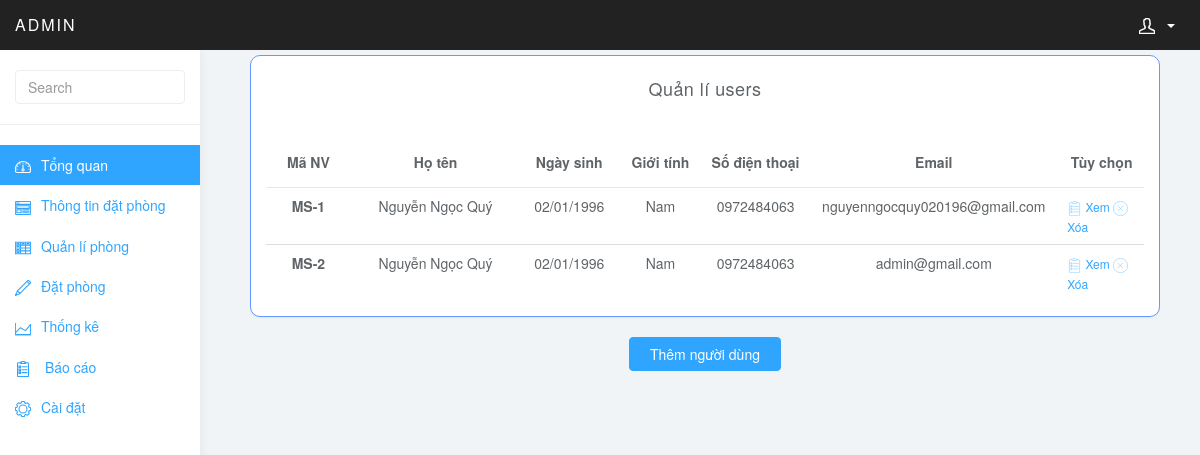
The page /admin/controller/users.php (signed in) on the database its author committed.
### tables this page shows
CREATE TABLE `user_admin` (
  `id` int(11) NOT NULL,
  `adress` varchar(200) NOT NULL,
  `birth_day` date NOT NULL,
  `city_id` int(11) NOT NULL,
  `email` varchar(200) NOT NULL,
  `gender` varchar(100) NOT NULL,
  `level_id` int(11) NOT NULL,
  `name` varchar(100) NOT NULL,
  `passport` varchar(50) NOT NULL,
  `password` varchar(100) NOT NULL,
  `phone` varchar(20) NOT NULL,
  `employee_number` varchar(100) NOT NULL
);

### admin/controller/users.php (called while the page is built)
<?php
	require_once('../view/view_users.php');
?>

### admin/include/get_list.php (called while the page is built, shortened)
<?php
function get_setting() {
    global $db;
    $query = '
        SELECT *
        FROM hotel_option';
    try {
        $statement = $db->prepare($query);
        $statement->execute();
        $result = $statement->fetch();
        return $result;
    } catch (PDOException $e) {
        $error_message = $e->getMessage();
        display_db_error($error_message);
    }
}
?>

### admin/link.php (called while the page is built)
<?php
	require_once('include/config.php');
	require_once('include/get_list.php');
	$option=get_setting();
	$a='/admin';
	$plink=$option['link'].$a;
?>

### admin/include/admin_db.php (called while the page is built, shortened)
<?php
function get_list_admin() {
    global $db;
    $query = '
        SELECT * FROM user_admin';
    try {
        $statement = $db->prepare($query);
        $statement->execute();
        $result = $statement->fetchAll();
        return $result;
    } catch (PDOException $e) {
        $error_message = $e->getMessage();
        display_db_error($error_message);
    }
}
?>

### admin/view/view_users.php (the view, shortened to what this page needs)
<?php
	require_once('../include/config.php');
	require_once('../include/admin_db.php');
	require_once('../link.php');
	require_once('menu.php');
	$admin=get_list_admin();
?>
	<div class="col-sm-9 col-sm-offset-3 col-lg-10 col-lg-offset-2 main">
			<div class="row col-md-12">
				<div class="right col-lg-12">
				  <section class="panel">
				      <header class="panel-heading" style="text-align:center">
				          Quản lí users
				      </header>
						<div class="panel-body table-responsive">
							<table class="table">
								<thead>
									<tr>
										<th class="col-md-1" style="list-style-type: none;text-align:center">Mã NV</th>
										<th class="col-md-2" style="list-style-type: none;text-align:center">Họ tên</th>
										<th class="col-md-1" style="list-style-type: none;text-align:center">Ngày sinh</th>
										<th class="col-md-1" style="list-style-type: none;text-align:center" >Giới tính</th>
										<th class="col-md-1" style="list-style-type: none;text-align:center">Số điện thoại</th>
										<th class="col-md-1" style="list-style-type: none;text-align:center">Email</th>
										<th class="col-md-1" style="list-style-type: none;text-align:center">Tùy chọn</th>
									</tr>
								</thead>
								<tbody>
								<?php foreach ($admin as $users):?>
									<tr>
										<th scope="row" style="list-style-type: none;text-align:center"><?php echo $users['employee_number']?></th>
										<td style="list-style-type: none;text-align:center"><?php echo $users['name']?></td>
										<td type='date' style="list-style-type: none;text-align:center"><?php echo date('d/m/Y',strtotime($users['birth_day']));?></td>
										<td style="list-style-type: none;text-align:center"><?php echo $users['gender'];?></td>
										<td style="list-style-type: none;text-align:center"><?php echo $users['phone']?></td>
										<td style="list-style-type: none;text-align:center"><?php echo $users['email']?></td>
										<td class="">
											<li style="list-style-type: none;">
												<a href="<?php echo $plink;?>/controller/user.php?id=<?php echo $users['id']?>" style="font-size:12px">
													<svg class="glyph stroked clipboard with paper" style="height: 15;width:15;">
													<use xlink:href="#stroked-clipboard-with-paper"/>
													</svg>
													Xem
												</a>
												<a href="<?php echo $plink;?>/controller/delete.php?id=<?php echo $users['id']?>" style="font-size:12px">
													<svg class="glyph stroked cancel" style="height: 15;width:15;">
														<use xlink:href="#stroked-cancel"></use>
													</svg>
													Xóa
												</a>
											</li>
										</td>
									</tr>
								<?php endforeach?>
								</tbody>
							</table>
						</div>
					</section>
					<div class="col-md-5">
					</div>
						<a href="<?php echo $plink;?>/controller/add_admin.php"">
						<button class="col-md-2 btn btn-primary">Thêm người dùng</button>
						</a>
					<div class="col-md-5">
					</div>
				</div>
			</div>
	</div>
		</body>
		</html>

### admin/view/menu.php (shortened to what this page needs)
<?php
	require_once('../link.php');
?>
<!DOCTYPE html>
<html>
<head>
<link href="<?php echo $plink;?>/bootstrap/css/bootstrap.min.css" rel="stylesheet">
<link href="<?php echo $plink;?>/css/styles.css" rel="stylesheet">
<link href="<?php echo $plink;?>/css/form.css" rel="stylesheet">
</head>
<body>
	<nav class="navbar navbar-inverse navbar-fixed-top" role="navigation">
		<div class="container-fluid">
			<div class="navbar-header">
				<a class="navbar-brand" href="<?php echo $plink;?>/index.php"><span></span>admin</a>
				<ul class="user-menu">
					<li class="dropdown pull-right">
						<a href="#" class="dropdown-toggle" data-toggle="dropdown"><svg class="glyph stroked male-user"><use xlink:href="#stroked-male-user"></use></svg><span class="caret"></span></a>
					</li>
				</ul>
			</div>
		</div>
	</nav>
		<div id="sidebar-collapse" class="col-sm-3 col-lg-2 sidebar">
		<form role="search">
			<div class="form-group">
				<input type="text" class="form-control" placeholder="Search">
			</div>
		</form>
		<ul class="nav menu">
			<li class="active"><a href="<?php echo $plink;?>/index.php"><svg class="glyph stroked dashboard-dial"><use xlink:href="#stroked-dashboard-dial"></use></svg>Tổng quan</a></li>
			<li><a href="<?php echo $plink;?>/controller/room.php"><svg class="glyph stroked app window with content"><use xlink:href="#stroked-app-window-with-content"></use></svg>Thông tin đặt phòng</a></li>
			<li <?php if($_SESSION['level']!='1'){echo "style='display:none'";}else echo "";?>><a href="<?php echo $plink;?>/controller/room_setting.php"><svg class="glyph stroked table"><use xlink:href="#stroked-table"></use></svg>Quản lí phòng</a></li>
			<li><a href="<?php echo $plink;?>/controller/form.php"><svg class="glyph stroked pencil"><use xlink:href="#stroked-pencil"></use></svg>Đặt phòng</a></li>
			<li><a href="<?php echo $plink;?>/controller/statistical.php"><svg class="glyph stroked line-graph"><use xlink:href="#stroked-line-graph"></use></svg>Thống kê</a></li>
			<li><a href="<?php echo $plink;?>/controller/user.php""><svg class="glyph stroked clipboard with paper"><use xlink:href="#stroked-clipboard-with-paper"></use></svg> Báo cáo</a></li>
			<li <?php if($_SESSION['level']!='1'){echo "style='display:none'";}else echo "";?>><a href="<?php echo $plink;?>/controller/setting.php"><svg class="glyph stroked gear"><use xlink:href="#stroked-gear"></use></svg>Cài đặt</a></li>
		</ul>
	</div>

### admin/css/styles.css (style rules this page uses)
body { background: #f1f4f7; padding-top: 50px; color: #5f6468; }
a, a:hover, a:focus { color: #30a5ff; }
.form-control { border: 1px solid #eee; box-shadow: none; }
.navbar-header .navbar-brand { color: #fff; font-size: 16px; text-transform: uppercase; font-weight: 500; letter-spacing: 2px; }
.btn-primary, .btn-primary:hover, .btn-primary:focus, .btn-primary:active, .btn-primary.active, .open > .dropdown-toggle.btn-primary, .btn-primary.disabled, .btn-primary[disabled], fieldset[disabled] .btn-primary, .btn-primary.disabled:hover, .btn-primary[disabled]:hover, fieldset[disabled] .btn-primary:hover, .btn-primary.disabled:focus, .btn-primary[disabled]:focus, fieldset[disabled] .btn-primary:focus, .btn-primary.disabled:active, .btn-primary[disabled]:active, fieldset[disabled] .btn-primary:active, .btn-primary.disabled.active, .btn-primary[disabled].active, fieldset[disabled] .btn-primary.active { background-color: #30a5ff; border-color: #30a5ff; }
.panel { border: 0; }
.panel-heading { font-size: 18px; font-weight: 300; letter-spacing: 0.025em; height: 66px; line-height: 45px; }
.navbar { border: 0; }
.user-menu { display: inline-block; margin-top: 14px; margin-right: 10px; float: right; list-style: none; padding: 0; }
.user-menu a { color: #fff; }
.sidebar { display: block; background-color: #fff; padding: 0; display: none; }
.sidebar form { padding: 20px 15px 5px 15px; border-bottom: 1px solid #eee; margin-bottom: 20px; }
@media (min-width: 768px) { .sidebar { display: block; position: fixed; top: 50px; bottom: 0; left: 0; z-index: 1000; display: block; margin: 0; padding: 0; overflow-x: hidden; overflow-y: auto; background-color: #fff; box-shadow: 1px 0px 10px rgba(0, 0, 0, .05); } }
@media (min-width: 768px) { .navbar-header { width: 100%; } }
.sidebar ul.nav .active a, .sidebar ul.nav li.parent a.active, .sidebar ul.nav .active > a:hover, .sidebar ul.nav li.parent a.active:hover, .sidebar ul.nav .active > a:focus, .sidebar ul.nav li.parent a.active:focus { color: #fff; background-color: #30a5ff; }
.table { background: #fff; }
.table>thead>tr>th { border-bottom: 1px solid #e6e7e8; vertical-align: middle; height: 50px; }
.sidebar .glyph, .user-menu .glyph { height: 16px; width: 16px; margin: 0 10px 0 0; stroke-width: 3px; }
.user-menu .glyph { stroke-width: 4px; }
.glyph.table { background: none; border: none; }

### admin/css/form.css (style rules this page uses)
.row { margin: 5px; }
.panel { border: 1px solid #6699FF; border-radius: 10px; }

### rows shown on the page
user_admin: employee_number "MS-1", name "Nguyễn Ngọc Quý", birth_day "02/01/1996", gender "Nam", phone "0972484063", email "nguyenngocquy020196@gmail.com"
user_admin: employee_number "MS-2", name "Nguyễn Ngọc Quý", birth_day "02/01/1996", gender "Nam", phone "0972484063", email "admin@gmail.com"
